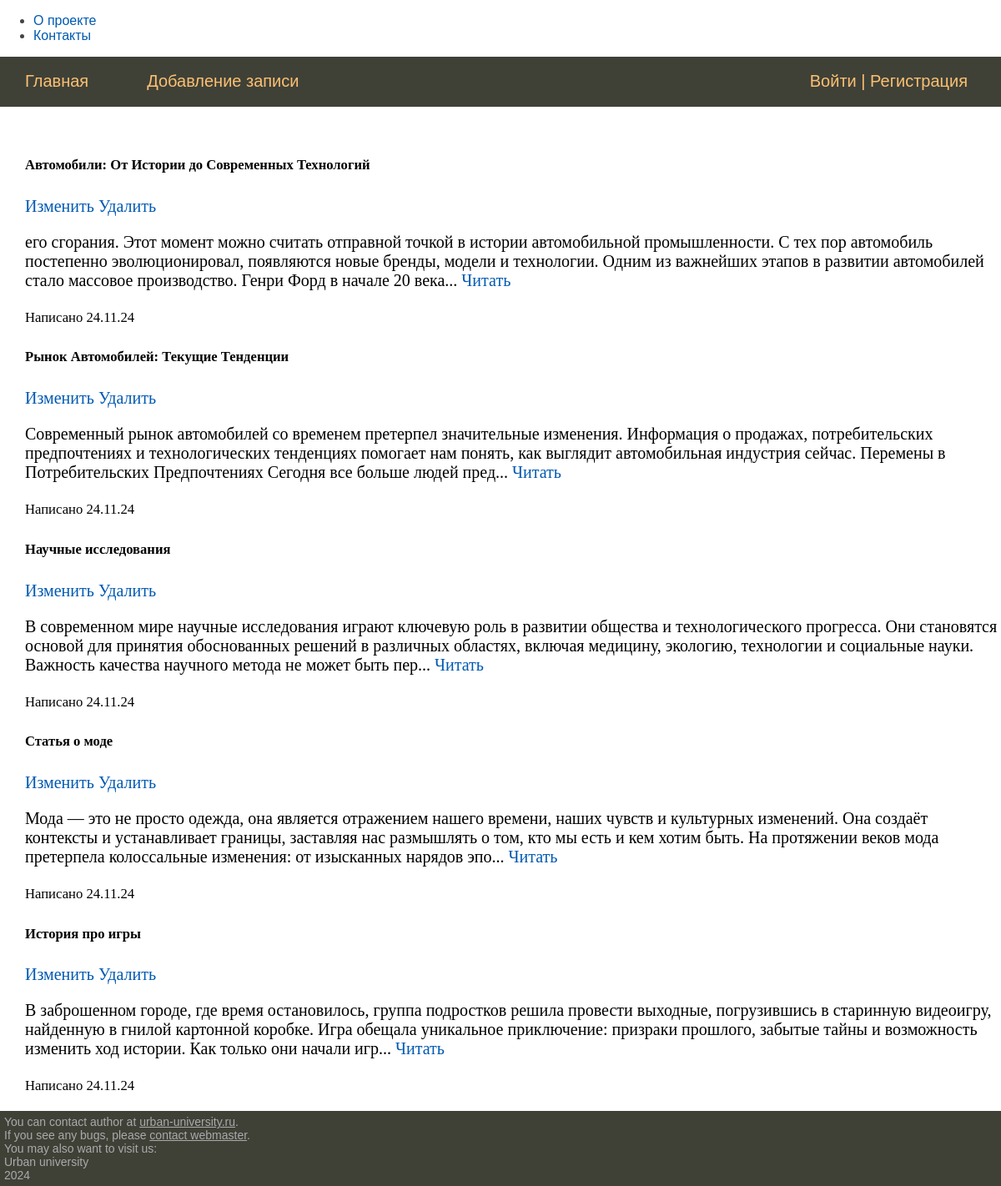
The page / on the database its author committed.
### models/post.py (models this page shows, shortened)
class Post(db.Model):
    id = db.Column(db.Integer, primary_key=True)
    title = db.Column(db.String(100), nullable=False)
    content = db.Column(db.Text, nullable=False)
    time_create = db.Column(db.DateTime, default=datetime.now())
    category_id = db.Column(db.Integer, db.ForeignKey('category.id'), nullable=False)

### routers/posts.py (the view)
@post_route.route('/')
def index():
    post_list = Post.query.all()
    return render_template('post/index.html', posts=post_list, title='Главная')

### templates/post/index.html (shortened to what this page needs)
{% extends 'base.html' %}
{% block content %}
  <div class="col-6 mx-auto">
  {% for post in posts %}
    <div class="card my-3">
      <div class="card-body">
        <div class="d-flex justify-content-between align-items-center">
          <h5 class="card-title">{{ post.title }}</h5>
          <div class="d-flex">
            <a href="{{ url_for('posts.update_post', post_id=post.id) }}" class="btn btn-sm btn-outline-secondary me-2">Изменить</a>
            <a href="{{ url_for('posts.delete_post', post_id=post.id) }}" class="btn btn-sm btn-outline-danger">Удалить</a>
          </div>
        </div>
        <p class="card-text">{{ post.content[:300] }}... <a href="{{ url_for('posts.post', post_id=post.id) }}" class="text-decoration-none">Читать</a></p>
        <p class="card-text"><small class="text-muted">Написано {{ post.time_create.strftime('%d.%m.%y') }}</small></p>
      </div>
    </div>
  {% endfor %}
</div>
{% endblock %}

### templates/base.html (shortened to what this page needs)
<!DOCTYPE html>
<html lang="en" >
<head>
		<link type="text/css" href="{{url_for('static', filename='css/style.css')}}" rel="stylesheet" />
</head>
<body class="is-preload">
{% include 'includes/header.html' %}
{% block mainmenu %}
		<div class="header">
			<ul id="mainmenu" class="mainmenu">
				<li><a href="/">Главная</a> </li>
			<li><a href="/add_post">Добавление записи</a></li>
	{% if not current_user.is_authenticated %}
    <li class="last"><a href="/login">Войти</a> | <a href="/registration">Регистрация</a></li>
	{% endif %}
			</ul>
		</div>
{% endblock mainmenu %}
	<div class="content-text">
{% block content %}
{% endblock %}
	</div>
{% include 'includes/footer.html' %}
</body>
</html>

### templates/includes/header.html
<header>
<ul>
    <li><a href="/about">О проекте</a></li>
    <li><a href="/contact">Контакты</a></li>
</ul>
</header>

### templates/includes/footer.html (shortened to what this page needs)
<footer id="footer" xmlns:align-items="http://www.w3.org/1999/xhtml">
    <div class="inner">
        <section>
  You can contact author at
  <a href="https://urban-university.ru/">urban-university.ru</a>.<br />
  If you see any bugs, please
  <a href="mailto:stealik174@gmail.com">contact webmaster</a>.<br />
  You may also want to visit us:<br />
  Urban university<br />
  2024 <br />
        </section>
    </div>
</footer>

### static/css/style.css (style rules this page uses)
html, body { font-family: 'Arial'; margin: 0; padding: 0; height: 100%; width: 100%; color: #444; }
a { color: #0059b2; text-decoration: none; }
.header { background: #3F4137; height: 60px; }
ul.mainmenu { list-style: none; margin: 0; padding: 0; height: 60px; color: #fdc073; font-size: 20px; overflow: hidden; }
ul.mainmenu li { float: left; margin: 18px 40px 0 30px; }
ul.mainmenu li.last { float: right; }
ul.mainmenu li a { color: #fdc073; text-decoration: none; }
.content-text { margin: 60px 0 0 30px; color: #000; font-size: 20px; font-family: Yandex Sans Display Light; }
#footer { box-sizing: border-box; background: #3F4137; padding: 5px; color: #aaa; font-size: 14px; font-family: Verdana, Geneva, Arial, Helvetica; text-align: left; overflow: hidden; }
#footer a { text-decoration: underline; color: #aaa; }

### rows shown on the page
Post: title "Автомобили: От Истории до Современных Технологий", content "его сгорания. Этот момент можно считать отправной точкой в истории автомобильной промышленности. С тех пор автомобиль постепенно эволюционировал, появляются новые бренды, модели и технологии. Одним из важнейших этапов в развитии автомобилей стало массовое производство. Генри Форд в начале 20 века", time_create "24.11.24"
Post: title "Рынок Автомобилей: Текущие Тенденции", content "Современный рынок автомобилей со временем претерпел значительные изменения. Информация о продажах, потребительских предпочтениях и технологических тенденциях помогает нам понять, как выглядит автомобильная индустрия сейчас. Перемены в Потребительских Предпочтениях Сегодня все больше людей пред", time_create "24.11.24"
Post: title "Научные исследования", content "В современном мире научные исследования играют ключевую роль в развитии общества и технологического прогресса. Они становятся основой для принятия обоснованных решений в различных областях, включая медицину, экологию, технологии и социальные науки. Важность качества научного метода не может быть пер", time_create "24.11.24"
Post: title "Статья о моде", content "Мода — это не просто одежда, она является отражением нашего времени, наших чувств и культурных изменений. Она создаёт контексты и устанавливает границы, заставляя нас размышлять о том, кто мы есть и кем хотим быть. На протяжении веков мода претерпела колоссальные изменения: от изысканных нарядов эпо", time_create "24.11.24"
Post: title "История про игры", content "В заброшенном городе, где время остановилось, группа подростков решила провести выходные, погрузившись в старинную видеоигру, найденную в гнилой картонной коробке. Игра обещала уникальное приключение: призраки прошлого, забытые тайны и возможность изменить ход истории. Как только они начали игр", time_create "24.11.24"
